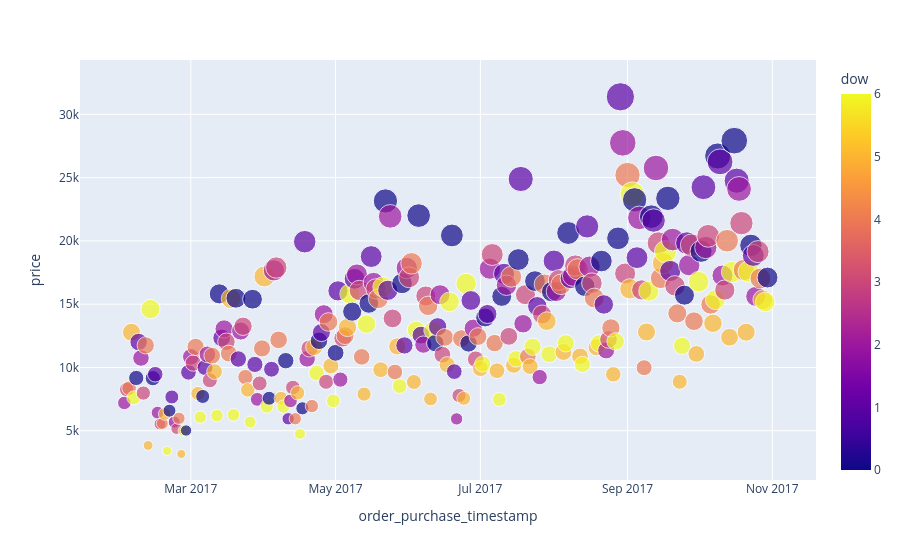

Notebook code for this chart:
### Code cell
fig = px.scatter(revenu_daily_purchase, 
                 x=revenu_daily_purchase.index, 
                 y="price",
                 size = "price",
                 color = "dow"
                )
fig.show()

### Figure 1 — Plotly figure (JSON) as saved in the notebook; plotly's stock layout.template omitted (floating-point values rounded to 4 significant figures; data arrays with more than 128 entries replaced by an {"elided": "..."} marker saying what was removed)
{"data": [{"hovertemplate": "order_purchase_timestamp=%{x}<br>price=%{marker.size}<br>dow=%{marker.color}<extra></extra>", "legendgroup": "", "marker": {"color": {"elided": "272 int values"}, "coloraxis": "coloraxis", "size": {"elided": "272 float values"}, "sizemode": "area", "sizeref": 78.46, "symbol": "circle"}, "mode": "markers", "name": "", "orientation": "v", "showlegend": false, "type": "scatter", "x": {"elided": "272 str values"}, "xaxis": "x", "y": {"elided": "272 float values"}, "yaxis": "y"}], "layout": {"coloraxis": {"colorbar": {"title": {"text": "dow"}}, "colorscale": [[0, "#0d0887"], [0.1111, "#46039f"], [0.2222, "#7201a8"], [0.3333, "#9c179e"], [0.4444, "#bd3786"], [0.5556, "#d8576b"], [0.6667, "#ed7953"], [0.7778, "#fb9f3a"], [0.8889, "#fdca26"], [1, "#f0f921"]]}, "legend": {"itemsizing": "constant", "tracegroupgap": 0}, "margin": {"t": 60}, "xaxis": {"anchor": "y", "domain": [0, 1], "title": {"text": "order_purchase_timestamp"}}, "yaxis": {"anchor": "x", "domain": [0, 1], "title": {"text": "price"}}}}
